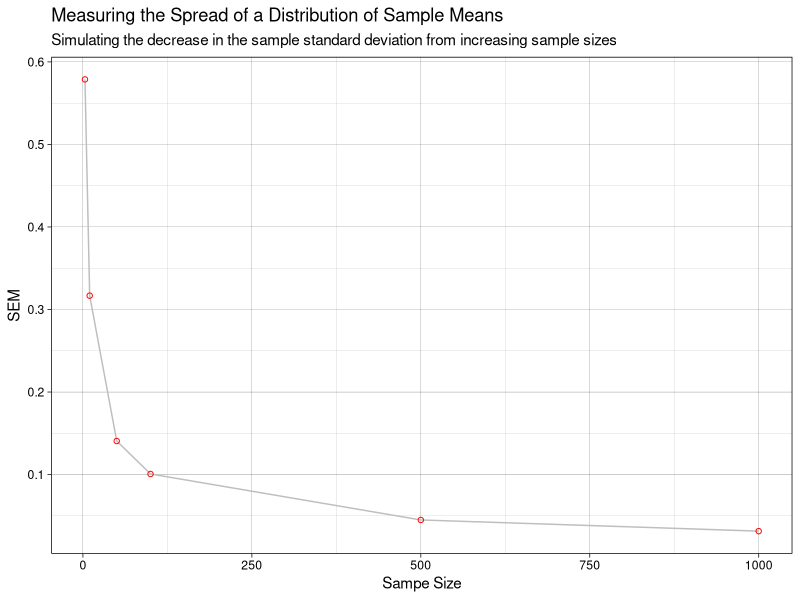
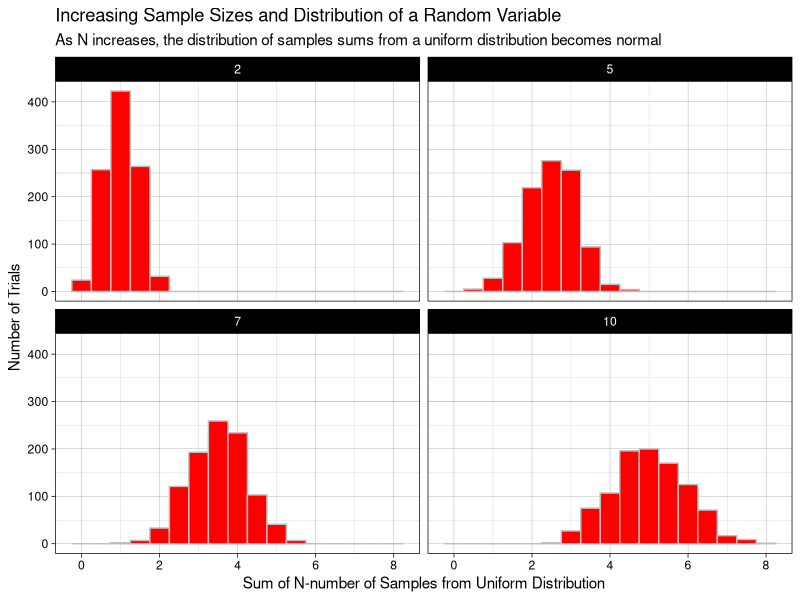

Reproduce these figures in R, in order.
## ---- chunk 1
library(ggplot2)
knitr::opts_chunk$set(echo = TRUE)
## ---- chunk 2
# different sample sizes we are going to try:
sample.sizes=c(3,10,50, 100, 500, 1000)

# we will use the vector below to keep the SD of the distribution of the means at each given sample size
mean.sds = numeric(0) 
m = numeric(5000) # I want to run a simulation of 5000 trials


# initiate the indexing variable to keep the results of the standard deviation of the distributions of means of a sample size N
j = 1

for ( N in sample.sizes ) { # try different sample sizes
  for ( i in 1:length(m)) {
      
    # 1) At each given N (i.e. in each iteration of the outer loop) you have to draw large number 
    # (e.g. 1000) of samples of size N from the distribution of your choice (e.g. normal, uniform, exponential, ...), calculate the mean of each of those samples and save them all into
    # a vector m.
    m[i]<-mean(rnorm(N))
  }
  # 2) Now, with vector m in hand, we want to characterize how much the sample mean fluctuates
  # from one experiment (experiment=taking a sample of N measurements) to the next. Instead of just
  # drawing a histogram, this time we will calculate the standard deviation of the distribution
  # represented by the vector m. Use function sd().

  # 3) save the result (sd of the distributions of the means for current N) into the vector means.sds.
  # You can use c() or you can use an indexing variable, in the latter case you will need to add it to the
  # code and increment properly
  mean.sds[j]<-sd(m)
  j = j + 1
}

## ---- chunk 3

# I use ggplot2 to visualize the data
# create a data frame with sample sizes as the vector of x coordinates and the standard deviations of the distribution of the sample means as a the vector of y coordinates
data<-data.frame(sample.sizes,mean.sds)

# define ggplot as a line graph + scatter plot
ggplot(data,mapping=aes(x=sample.sizes,y=mean.sds)) + 
  geom_line(color="grey") + 
  geom_point(shape=1,color="red") +
  
  labs(title="Measuring the Spread of a Distribution of Sample Means",
       subtitle="Simulating the decrease in the sample standard deviation from increasing sample sizes",
       x="Sampe Size",
       y="SEM") + 
  theme_linedraw()

## ---- chunk 4
rm(list=ls())

repeats = 1000 # the number of trials in our simulation
s.values=numeric() # we will use this vector to store the value of the sum in each experiment
y=character() # initiate y vector which will hold the N within the sample.sizes vector for each value in s.values

# different sample sizes we are going to try:
sample.sizes=c(2,5,7,10)

j = 1

for ( N in sample.sizes ) {

  for (n.exp in 1:repeats) { 
    
    y[j]<-as.character(N)
    
    # capture the sum of an independent N-number of samples from a uniform distribution
    s.values[j]<-sum(runif(N)) 
    j = j + 1
    
  }
}
## ---- chunk 5

# I use ggplot2 to visualize the data
# create a data frame with a vector containing the sum of independent N-number of samples drawn from a uniform distribution
data<-data.frame(x=s.values,y=as.numeric(y))

# define the plot as a N-number of histogram show in a facet, where N is the number of sample sizes drawn from the uniform distribution
ggplot(data, aes(x=x)) + 
  geom_histogram(
    binwidth = 0.5,
    color="grey",
    fill='red') +
  facet_wrap(~y,ncol=2) + 
  labs(
    x="Sum of N-number of Samples from Uniform Distribution",
    y="Number of Trials",
    title="Increasing Sample Sizes and Distribution of a Random Variable",
    subtitle="As N increases, the distribution of samples sums from a uniform distribution becomes normal"
    ) +
  theme_linedraw()

